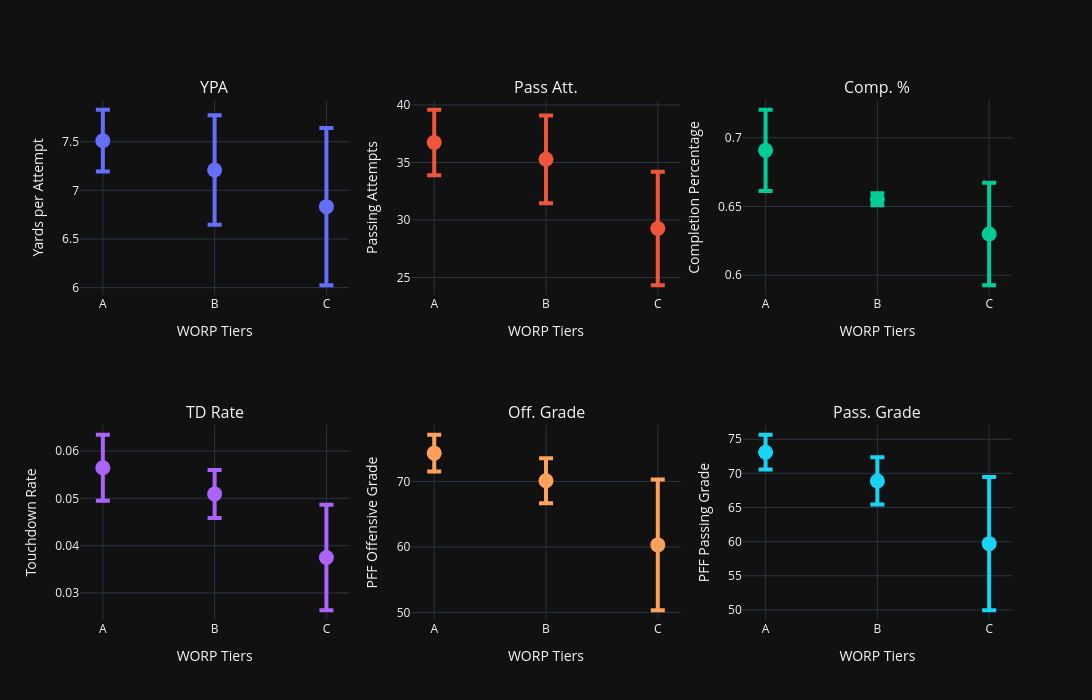

The cell this chart's notebook holds for it:
### Code cell
QBs_Summary_Tier_plot = QBs_Summary_Tier.query("worp_tiers > 1 & type == 'non-rusher'").reset_index()

fig = sp.make_subplots(
rows=2, cols=3,
subplot_titles=("YPA", "Pass Att.", "Comp. %", "TD Rate", "Off. Grade", "Pass. Grade"))

fig.update_layout(
    width=1500,  # Set initial width
    height=700,  # Set initial height
    template="plotly_dark",
    showlegend=False
)

# ypa
fig.add_trace(go.Scatter(
    x = QBs_Summary_Tier_plot['worp_tiers'],
    y = QBs_Summary_Tier_plot['yards_per_attempts_mean'],
    mode = 'markers',
    marker=dict(
        size=15),
    error_y=dict(
        type='data',  # Use provided data values for error bars
        array=QBs_Summary_Tier_plot['yards_per_attempts_std'],  # Symmetric error values
        visible=True,
        thickness=4,
        width=7
    ),    
    ),
    row=1, col=1
)
fig.update_xaxes(
    title_text="WORP Tiers", 
    tickvals=[2, 3, 4],
    ticktext=['A','B','C'],
    row=1, col=1)
fig.update_yaxes(title_text="Yards per Attempt", row=1, col=1)

# att
fig.add_trace(go.Scatter(
    x = QBs_Summary_Tier_plot['worp_tiers'],
    y = QBs_Summary_Tier_plot['average_attempts_mean'],
    mode = 'markers',
    marker=dict(
        size=15),
    error_y=dict(
        type='data',  # Use provided data values for error bars
        array=QBs_Summary_Tier_plot['average_attempts_std'],  # Symmetric error values
        visible=True,
        thickness=4,
        width=7
    ),    
    ),
    row=1, col=2
)
fig.update_xaxes(
    title_text="WORP Tiers", 
    tickvals=[2, 3, 4],
    ticktext=['A','B','C'],
    row=1, col=2)
fig.update_yaxes(title_text="Passing Attempts", row=1, col=2)

# comp
fig.add_trace(go.Scatter(
    x = QBs_Summary_Tier_plot['worp_tiers'],
    y = QBs_Summary_Tier_plot['completion_percentage_mean'],
    mode = 'markers',
    marker=dict(
        size=15),
    error_y=dict(
        type='data',  # Use provided data values for error bars
        array=QBs_Summary_Tier_plot['completion_percentage_std'],  # Symmetric error values
        visible=True,
        thickness=4,
        width=7
    ),    
    ),
    row=1, col=3
)
fig.update_xaxes(
    title_text="WORP Tiers", 
    tickvals=[2, 3, 4],
    ticktext=['A','B','C'],
    row=1, col=3)
fig.update_yaxes(title_text="Completion Percentage", row=1, col=3)

# td rate
fig.add_trace(go.Scatter(
    x = QBs_Summary_Tier_plot['worp_tiers'],
    y = QBs_Summary_Tier_plot['td_rate_mean'],
    mode = 'markers',
    marker=dict(
        size=15),
    error_y=dict(
        type='data',  # Use provided data values for error bars
        array=QBs_Summary_Tier_plot['td_rate_std'],  # Symmetric error values
        visible=True,
        thickness=4,
        width=7
    ),    
    ),
    row=2, col=1
)
fig.update_xaxes(
    title_text="WORP Tiers", 
    tickvals=[2, 3, 4],
    ticktext=['A','B','C'],
    row=2, col=1)
fig.update_yaxes(title_text="Touchdown Rate", row=2, col=1)

# off grade
fig.add_trace(go.Scatter(
    x = QBs_Summary_Tier_plot['worp_tiers'],
    y = QBs_Summary_Tier_plot['average_off_grade_mean'],
    mode = 'markers',
    marker=dict(
        size=15),
    error_y=dict(
        type='data',  # Use provided data values for error bars
        array=QBs_Summary_Tier_plot['average_off_grade_std'],  # Symmetric error values
        visible=True,
        thickness=4,
        width=7
    ),    
    ),
    row=2, col=2
)
fig.update_xaxes(
    title_text="WORP Tiers", 
    tickvals=[2, 3, 4],
    ticktext=['A','B','C'],
    row=2, col=2)
fig.update_yaxes(title_text="PFF Offensive Grade", row=2, col=2)

# pass grade
fig.add_trace(go.Scatter(
    x = QBs_Summary_Tier_plot['worp_tiers'],
    y = QBs_Summary_Tier_plot['average_pass_grade_mean'],
    mode = 'markers',
    marker=dict(
        size=15),
    error_y=dict(
        type='data',  # Use provided data values for error bars
        array=QBs_Summary_Tier_plot['average_pass_grade_std'],  # Symmetric error values
        visible=True,
        thickness=4,
        width=7
    ),    
    ),
    row=2, col=3
)
fig.update_xaxes(
    title_text="WORP Tiers", 
    tickvals=[2, 3, 4],
    ticktext=['A','B','C'],
    row=2, col=3)
fig.update_yaxes(title_text="PFF Passing Grade", row=2, col=3)

# pio.write_image(fig, "ClusterPred_Public_Image1.png")
# Image("ClusterPred_Public_Image1.png")

### Figure 1 — Plotly figure (JSON) as saved in the notebook; plotly's stock layout.template omitted (floating-point values rounded to 4 significant figures)
{"data": [{"error_y": {"array": [0.318, 0.5633, 0.808], "thickness": 4, "type": "data", "visible": true, "width": 7}, "marker": {"size": 15}, "mode": "markers", "type": "scatter", "x": [2, 3, 4], "xaxis": "x", "y": [7.511, 7.209, 6.832], "yaxis": "y"}, {"error_y": {"array": [2.848, 3.818, 4.931], "thickness": 4, "type": "data", "visible": true, "width": 7}, "marker": {"size": 15}, "mode": "markers", "type": "scatter", "x": [2, 3, 4], "xaxis": "x2", "y": [36.74, 35.28, 29.25], "yaxis": "y2"}, {"error_y": {"array": [0.02955, 0.004311, 0.03732], "thickness": 4, "type": "data", "visible": true, "width": 7}, "marker": {"size": 15}, "mode": "markers", "type": "scatter", "x": [2, 3, 4], "xaxis": "x3", "y": [0.6909, 0.6553, 0.63], "yaxis": "y3"}, {"error_y": {"array": [0.00699, 0.005082, 0.01117], "thickness": 4, "type": "data", "visible": true, "width": 7}, "marker": {"size": 15}, "mode": "markers", "type": "scatter", "x": [2, 3, 4], "xaxis": "x4", "y": [0.05648, 0.05094, 0.03749], "yaxis": "y4"}, {"error_y": {"array": [2.809, 3.429, 9.973], "thickness": 4, "type": "data", "visible": true, "width": 7}, "marker": {"size": 15}, "mode": "markers", "type": "scatter", "x": [2, 3, 4], "xaxis": "x5", "y": [74.32, 70.1, 60.31], "yaxis": "y5"}, {"error_y": {"array": [2.554, 3.462, 9.759], "thickness": 4, "type": "data", "visible": true, "width": 7}, "marker": {"size": 15}, "mode": "markers", "type": "scatter", "x": [2, 3, 4], "xaxis": "x6", "y": [73.11, 68.89, 59.71], "yaxis": "y6"}], "layout": {"annotations": [{"font": {"size": 16}, "showarrow": false, "text": "YPA", "x": 0.1444, "xanchor": "center", "xref": "paper", "y": 1, "yanchor": "bottom", "yref": "paper"}, {"font": {"size": 16}, "showarrow": false, "text": "Pass Att.", "x": 0.5, "xanchor": "center", "xref": "paper", "y": 1, "yanchor": "bottom", "yref": "paper"}, {"font": {"size": 16}, "showarrow": false, "text": "Comp. %", "x": 0.8556, "xanchor": "center", "xref": "paper", "y": 1, "yanchor": "bottom", "yref": "paper"}, {"font": {"size": 16}, "showarrow": false, "text": "TD Rate", "x": 0.1444, "xanchor": "center", "xref": "paper", "y": 0.375, "yanchor": "bottom", "yref": "paper"}, {"font": {"size": 16}, "showarrow": false, "text": "Off. Grade", "x": 0.5, "xanchor": "center", "xref": "paper", "y": 0.375, "yanchor": "bottom", "yref": "paper"}, {"font": {"size": 16}, "showarrow": false, "text": "Pass. Grade", "x": 0.8556, "xanchor": "center", "xref": "paper", "y": 0.375, "yanchor": "bottom", "yref": "paper"}], "height": 700, "showlegend": false, "width": 1500, "xaxis": {"anchor": "y", "domain": [0, 0.2889], "ticktext": ["A", "B", "C"], "tickvals": [2, 3, 4], "title": {"text": "WORP Tiers"}}, "xaxis2": {"anchor": "y2", "domain": [0.3556, 0.6444], "ticktext": ["A", "B", "C"], "tickvals": [2, 3, 4], "title": {"text": "WORP Tiers"}}, "xaxis3": {"anchor": "y3", "domain": [0.7111, 1], "ticktext": ["A", "B", "C"], "tickvals": [2, 3, 4], "title": {"text": "WORP Tiers"}}, "xaxis4": {"anchor": "y4", "domain": [0, 0.2889], "ticktext": ["A", "B", "C"], "tickvals": [2, 3, 4], "title": {"text": "WORP Tiers"}}, "xaxis5": {"anchor": "y5", "domain": [0.3556, 0.6444], "ticktext": ["A", "B", "C"], "tickvals": [2, 3, 4], "title": {"text": "WORP Tiers"}}, "xaxis6": {"anchor": "y6", "domain": [0.7111, 1], "ticktext": ["A", "B", "C"], "tickvals": [2, 3, 4], "title": {"text": "WORP Tiers"}}, "yaxis": {"anchor": "x", "domain": [0.625, 1], "title": {"text": "Yards per Attempt"}}, "yaxis2": {"anchor": "x2", "domain": [0.625, 1], "title": {"text": "Passing Attempts"}}, "yaxis3": {"anchor": "x3", "domain": [0.625, 1], "title": {"text": "Completion Percentage"}}, "yaxis4": {"anchor": "x4", "domain": [0, 0.375], "title": {"text": "Touchdown Rate"}}, "yaxis5": {"anchor": "x5", "domain": [0, 0.375], "title": {"text": "PFF Offensive Grade"}}, "yaxis6": {"anchor": "x6", "domain": [0, 0.375], "title": {"text": "PFF Passing Grade"}}}}
